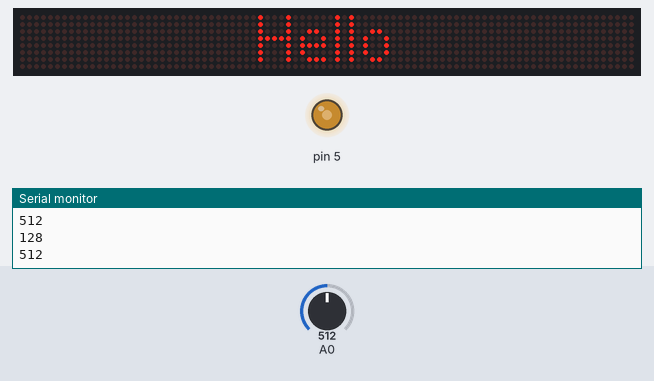
Simulated run of this sketch. Board: Arduino Uno, built with avr-gcc and run on an emulated ATmega328P. On the bench: 88×8 LED matrix, output pins drawn as LEDs (lit = HIGH), the last lines printed to the serial monitor. Inputs (shaded band) come from the test bench; at power-on: A0 = 512.

Above: at 1.2 s.
1.3 s: A0 set to 306
At 1.62 s:
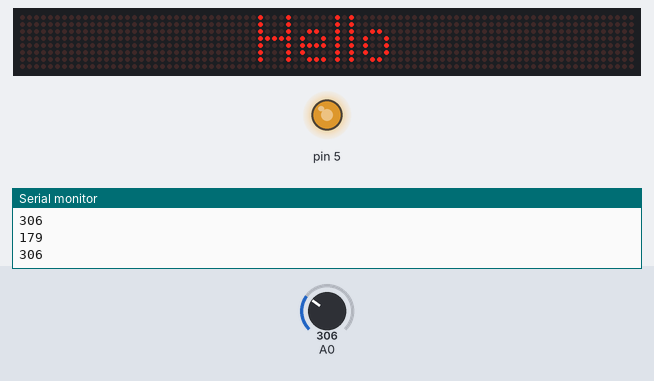
3.4 s: A0 set to 122
At 3.82 s:
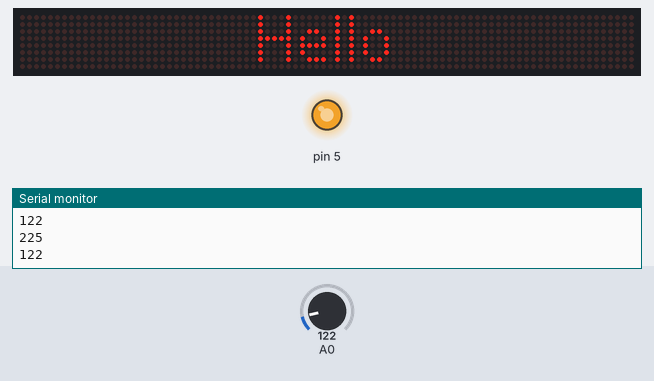
5.6 s: A0 set to 900
At 6.02 s:
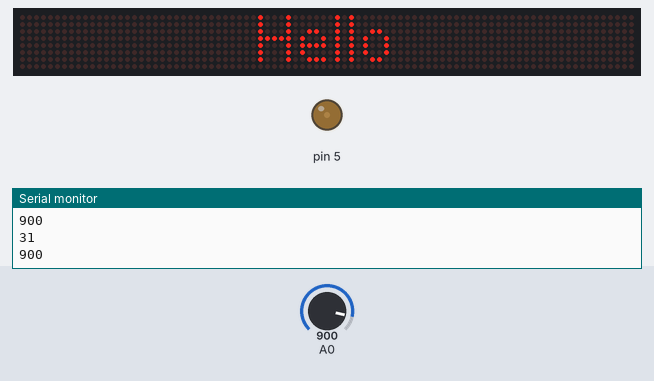
7.8 s: A0 set to 511
At 8.22 s:
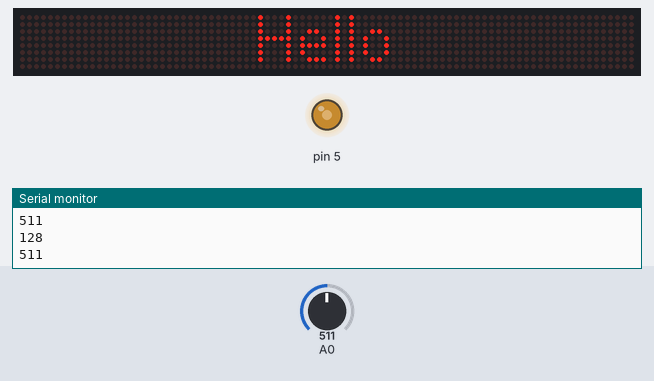
Timing chart, 0 to 10.8 s (numbered marks = the images above; inputs shaded):
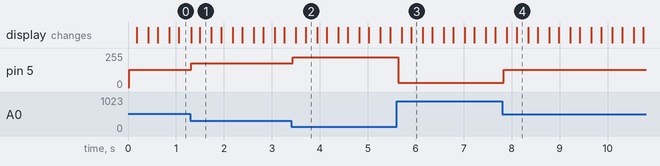

The sketch:

EmbeddedSoftwareAssignment.ino
```cpp
#include <MD_Parola.h>
#include <MD_MAX72xx.h>
#include <SPI.h>

#define HARDWARE_TYPE MD_MAX72XX::PAROLA_HW
#define MAX_DEVICES 11

#define CLK_PIN   13
#define DATA_PIN  11
#define CS_PIN    10

MD_Parola P = MD_Parola(HARDWARE_TYPE, CS_PIN, MAX_DEVICES);

int ldrValue;
int brightness;

void setup() {
  P.begin();
  Serial.begin(9600);
  pinMode(5,OUTPUT);

}

void loop() {

  if (P.displayAnimate())
    P.displayText("Hello", PA_CENTER, P.getSpeed(), P.getPause(), PA_SCROLL_DOWN, PA_SCROLL_UP);
  ldrValue = analogRead(A0);
  Serial.println(ldrValue);

  delay(20);

  brightness = map(ldrValue, 0, 1023, 255, 0);
  analogWrite(5, brightness);
  Serial.println(brightness);

}
```

Measured:
- after the input at 1.3 s, pin 5: 128/255 → 179/255 at once
- after the input at 3.4 s, pin 5: 179/255 → 225/255 at once
- after the input at 5.6 s, pin 5: 225/255 → 31/255 at once
- after the input at 7.8 s, pin 5: 31/255 → 128/255 at once
